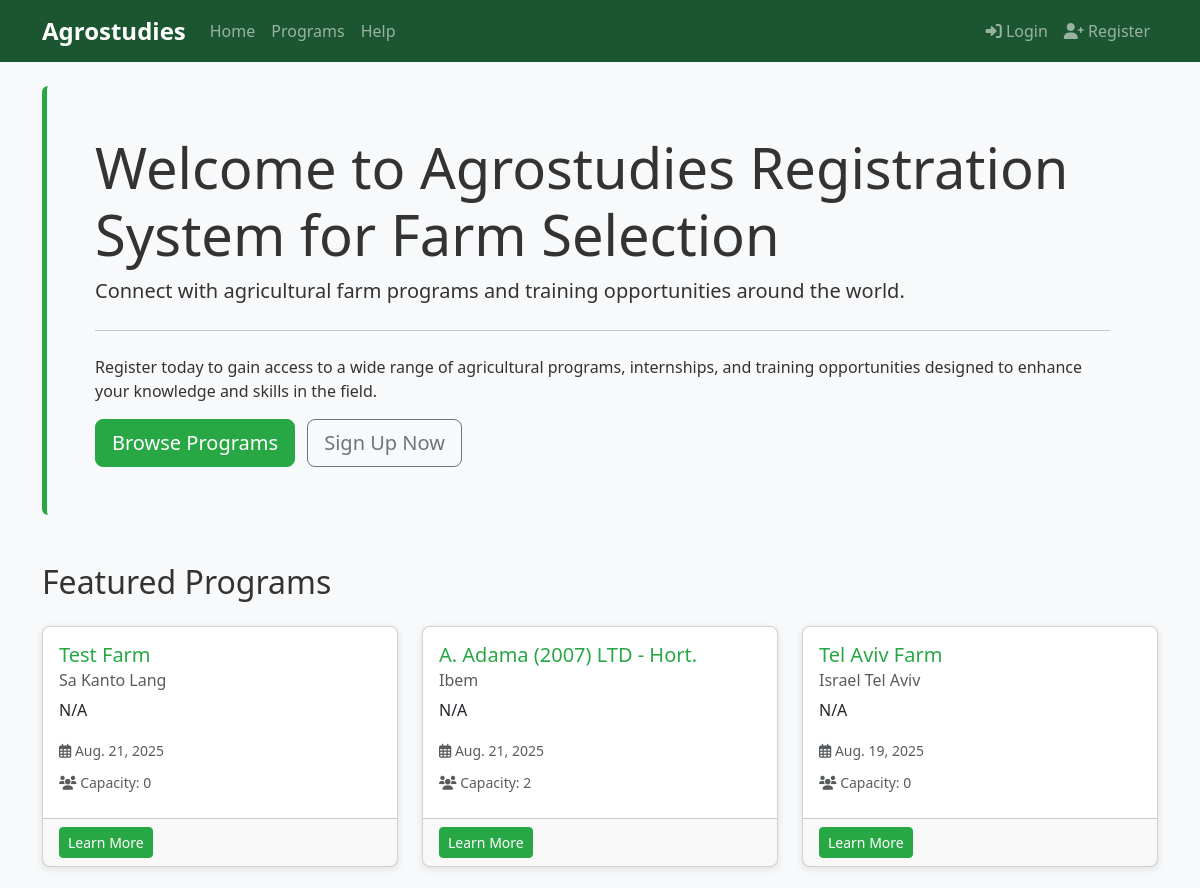
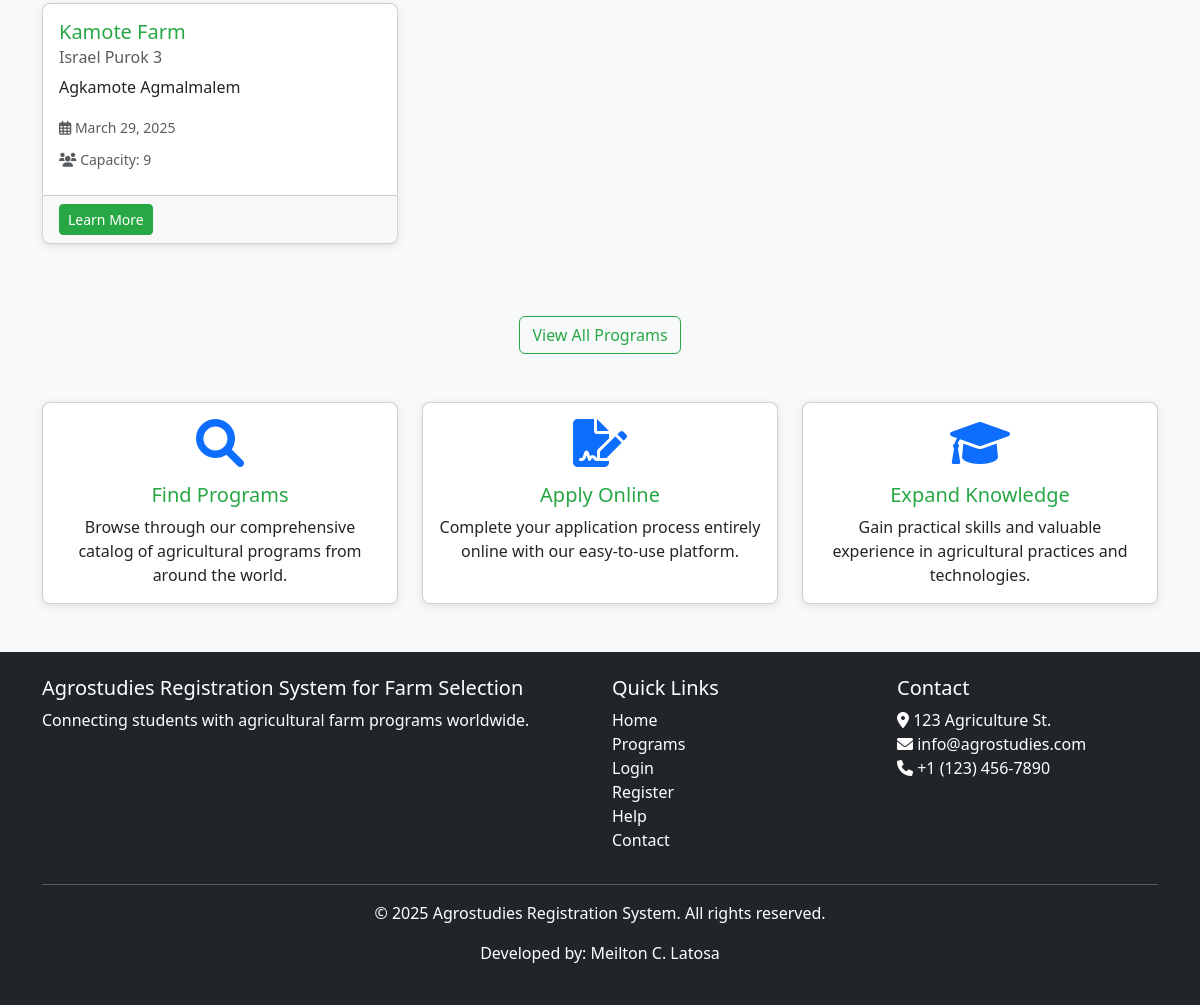
The page / on the database its author committed (2 pictures, top to bottom).
### core/models.py (models this page shows, shortened)
class AgricultureProgram(models.Model):
    title = models.CharField(max_length=200)
    description = models.TextField()
    start_date = models.DateField()
    location = models.CharField(max_length=100)
    capacity = models.PositiveIntegerField()
    created_at = models.DateTimeField(auto_now_add=True)
    updated_at = models.DateTimeField(auto_now=True)
    GENDER_REQUIREMENT_CHOICES = [
        ('Any', 'Any'),
        ('Male', 'Male Only'),
        ('Female', 'Female Only'),
    ]
    required_gender = models.CharField(max_length=10, choices=GENDER_REQUIREMENT_CHOICES, default='Any')
    requires_license = models.BooleanField(default=False, verbose_name="Requires International Driver's License")

### core/views.py (the view)
# urls.py: path('', views.index, name='index'),
def index(request):
    programs = AgricultureProgram.objects.all().order_by('-start_date')[:5]
    return render(request, 'index.html', {'programs': programs})

### core/context_processors.py (called while the page is built)
def notification_count(request):
    if request.user.is_authenticated:
        unread_count = Notification.objects.filter(user=request.user, read=False).count()
        return {
            'unread_notifications_count': unread_count
        }
    return {
        'unread_notifications_count': 0
    }

### templates/index.html (shortened to what this page needs)
{% extends 'base.html' %}
{% block content %}
<div class="jumbotron bg-light p-5 rounded">
    <h1 class="display-4">Welcome to Agrostudies Registration System for Farm Selection</h1>
    <p class="lead">
        Connect with agricultural farm programs and training opportunities around the world.
    </p>
    <hr class="my-4">
    <p>
        Register today to gain access to a wide range of agricultural programs, internships,
        and training opportunities designed to enhance your knowledge and skills in the field.
    </p>
    <a class="btn btn-primary btn-lg" href="{% url 'program_list' %}" role="button">
        Browse Programs
    </a>
    {% if not user.is_authenticated %}
    <a class="btn btn-outline-secondary btn-lg ms-2" href="#" id="registerModalLink" data-bs-toggle="modal" data-bs-target="#registerModal" role="button">
        Sign Up Now
    </a>
    {% endif %}
</div>
<div class="row mt-5">
    <div class="col-md-12">
        <h2 class="mb-4">Featured Programs</h2>
    </div>
</div>
<div class="row">
    {% for program in programs %}
    <div class="col-md-4 mb-4">
        <div class="card h-100">
            <div class="card-body">
                <h5 class="card-title">{{ program.title }}</h5>
                <h6 class="card-subtitle mb-2 text-muted">{{ program.location }}</h6>
                <p class="card-text">
                    {{ program.description|truncatewords:20 }}
                </p>
                <div class="mb-2">
                    <small class="text-muted">
                        <i class="far fa-calendar-alt"></i> {{ program.start_date }}
                    </small>
                </div>
                <div class="mb-2">
                    <small class="text-muted">
                        <i class="fas fa-users"></i> Capacity: {{ program.capacity }}
                    </small>
                </div>
            </div>
            <div class="card-footer">
                <a href="{% url 'program_detail' program.id %}" class="btn btn-sm btn-primary">Learn More</a>
            </div>
        </div>
    </div>
    {% empty %}
    <div class="col-12">
        <div class="alert alert-info">
            No programs available at the moment. Please check back later.
        </div>
    </div>
    {% endfor %}
</div>
<div class="row mt-5">
    <div class="col-md-12 text-center">
        <a href="{% url 'program_list' %}" class="btn btn-outline-primary">
            View All Programs
        </a>
    </div>
</div>
<div class="row mt-5">
    <div class="col-md-4">
        <div class="card text-center h-100">
            <div class="card-body">
                <i class="fas fa-search fa-3x mb-3 text-primary"></i>
                <h5 class="card-title">Find Programs</h5>
                <p class="card-text">
                    Browse through our comprehensive catalog of agricultural programs from around the world.
                </p>
            </div>
        </div>
    </div>
    <div class="col-md-4">
        <div class="card text-center h-100">
            <div class="card-body">
                <i class="fas fa-file-signature fa-3x mb-3 text-primary"></i>
                <h5 class="card-title">Apply Online</h5>
                <p class="card-text">
                    Complete your application process entirely online with our easy-to-use platform.
                </p>
            </div>
        </div>
    </div>
    <div class="col-md-4">
        <div class="card text-center h-100">
            <div class="card-body">
                <i class="fas fa-graduation-cap fa-3x mb-3 text-primary"></i>
                <h5 class="card-title">Expand Knowledge</h5>
                <p class="card-text">
                    Gain practical skills and valuable experience in agricultural practices and technologies.
                </p>
            </div>
        </div>
    </div>
</div>
{% endblock %}

### static/css/main.css (style rules this page uses)
body { font-family: 'Segoe UI', Tahoma, Geneva, Verdana, sans-serif; background-color: #f8f9fa; color: #333; }
a { color: #28a745; text-decoration: none; }
.btn-primary { background-color: #28a745; border-color: #28a745; }
.btn-outline-primary { color: #28a745; border-color: #28a745; }
.card { border-radius: 8px; box-shadow: 0 2px 8px rgba(0,0,0,0.1); transition: transform 0.3s ease; }
.card-title { color: #28a745; }
.jumbotron { background-color: #e9f9ef; border-left: 5px solid #28a745; }

### rows shown on the page
AgricultureProgram: title "Test Farm", location "Sa Kanto Lang", description "N/A", start_date "Aug. 21, 2025", capacity "0"
AgricultureProgram: title "A. Adama (2007) LTD - Hort.", location "Ibem", description "N/A", start_date "Aug. 21, 2025", capacity "2"
AgricultureProgram: title "Tel Aviv Farm", location "Israel Tel Aviv", description "N/A", start_date "Aug. 19, 2025", capacity "0"
AgricultureProgram: title "Kamote Farm", location "Israel Purok 3", description "Agkamote Agmalmalem", start_date "March 29, 2025", capacity "9"
